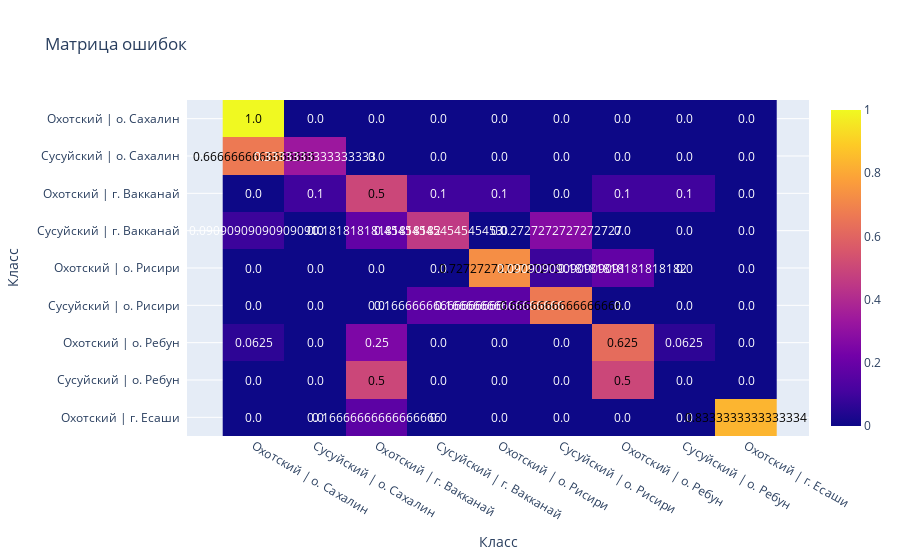

The code cell stored with this chart in its notebook:
### Markdown cell above
## На всех данных

### Code cell
type_model.fit(X, type)
territory_model.fit(X, territory)

type_pred = type_model.predict(X)
territory_pred = territory_model.predict(X)

type_territory_pred = type_pred + ' | ' + territory_pred
y = pd.concat([type, territory], axis=1)
type_territory_true = y['Тип'] + ' | ' + y['Территория']

print(classification_report(type_territory_true, type_territory_pred, zero_division=0))
print(f'f1 = {f1_score(type_territory_true, type_territory_pred, average="weighted")}')
plot_confusion_matrix(y_true=type_territory_true, y_pred=type_territory_pred, classes=type_territory_true.unique().tolist())

### Figure 1 — Plotly figure (JSON) as saved in the notebook; plotly's stock layout.template omitted (floating-point values rounded to 4 significant figures)
{"data": [{"colorscale": [[0.0, "#0d0887"], [0.1111, "#46039f"], [0.2222, "#7201a8"], [0.3333, "#9c179e"], [0.4444, "#bd3786"], [0.5556, "#d8576b"], [0.6667, "#ed7953"], [0.7778, "#fb9f3a"], [0.8889, "#fdca26"], [1.0, "#f0f921"]], "reversescale": false, "showscale": true, "type": "heatmap", "x": ["Охотский | о. Сахалин", "Сусуйский | о. Сахалин", "Охотский | г. Вакканай", "Сусуйский | г. Вакканай", "Охотский | о. Рисири", "Сусуйский | о. Рисири", "Охотский | о. Ребун", "Сусуйский | о. Ребун", "Охотский | г. Есаши"], "y": ["Охотский | о. Сахалин", "Сусуйский | о. Сахалин", "Охотский | г. Вакканай", "Сусуйский | г. Вакканай", "Охотский | о. Рисири", "Сусуйский | о. Рисири", "Охотский | о. Ребун", "Сусуйский | о. Ребун", "Охотский | г. Есаши"], "z": [[1.0, 0.0, 0.0, 0.0, 0.0, 0.0, 0.0, 0.0, 0.0], [0.6667, 0.3333, 0.0, 0.0, 0.0, 0.0, 0.0, 0.0, 0.0], [0.0, 0.1, 0.5, 0.1, 0.1, 0.0, 0.1, 0.1, 0.0], [0.09091, 0.0, 0.1818, 0.4545, 0.0, 0.2727, 0.0, 0.0, 0.0], [0.0, 0.0, 0.0, 0.0, 0.7273, 0.09091, 0.1818, 0.0, 0.0], [0.0, 0.0, 0.0, 0.1667, 0.1667, 0.6667, 0.0, 0.0, 0.0], [0.0625, 0.0, 0.25, 0.0, 0.0, 0.0, 0.625, 0.0625, 0.0], [0.0, 0.0, 0.5, 0.0, 0.0, 0.0, 0.5, 0.0, 0.0], [0.0, 0.0, 0.1667, 0.0, 0.0, 0.0, 0.0, 0.0, 0.8333]]}], "layout": {"annotations": [{"font": {"color": "#000000"}, "showarrow": false, "text": "1.0", "x": "Охотский | о. Сахалин", "xref": "x", "y": "Охотский | о. Сахалин", "yref": "y"}, {"font": {"color": "#FFFFFF"}, "showarrow": false, "text": "0.0", "x": "Сусуйский | о. Сахалин", "xref": "x", "y": "Охотский | о. Сахалин", "yref": "y"}, {"font": {"color": "#FFFFFF"}, "showarrow": false, "text": "0.0", "x": "Охотский | г. Вакканай", "xref": "x", "y": "Охотский | о. Сахалин", "yref": "y"}, {"font": {"color": "#FFFFFF"}, "showarrow": false, "text": "0.0", "x": "Сусуйский | г. Вакканай", "xref": "x", "y": "Охотский | о. Сахалин", "yref": "y"}, {"font": {"color": "#FFFFFF"}, "showarrow": false, "text": "0.0", "x": "Охотский | о. Рисири", "xref": "x", "y": "Охотский | о. Сахалин", "yref": "y"}, {"font": {"color": "#FFFFFF"}, "showarrow": false, "text": "0.0", "x": "Сусуйский | о. Рисири", "xref": "x", "y": "Охотский | о. Сахалин", "yref": "y"}, {"font": {"color": "#FFFFFF"}, "showarrow": false, "text": "0.0", "x": "Охотский | о. Ребун", "xref": "x", "y": "Охотский | о. Сахалин", "yref": "y"}, {"font": {"color": "#FFFFFF"}, "showarrow": false, "text": "0.0", "x": "Сусуйский | о. Ребун", "xref": "x", "y": "Охотский | о. Сахалин", "yref": "y"}, {"font": {"color": "#FFFFFF"}, "showarrow": false, "text": "0.0", "x": "Охотский | г. Есаши", "xref": "x", "y": "Охотский | о. Сахалин", "yref": "y"}, {"font": {"color": "#000000"}, "showarrow": false, "text": "0.6666666666666666", "x": "Охотский | о. Сахалин", "xref": "x", "y": "Сусуйский | о. Сахалин", "yref": "y"}, {"font": {"color": "#FFFFFF"}, "showarrow": false, "text": "0.3333333333333333", "x": "Сусуйский | о. Сахалин", "xref": "x", "y": "Сусуйский | о. Сахалин", "yref": "y"}, {"font": {"color": "#FFFFFF"}, "showarrow": false, "text": "0.0", "x": "Охотский | г. Вакканай", "xref": "x", "y": "Сусуйский | о. Сахалин", "yref": "y"}, {"font": {"color": "#FFFFFF"}, "showarrow": false, "text": "0.0", "x": "Сусуйский | г. Вакканай", "xref": "x", "y": "Сусуйский | о. Сахалин", "yref": "y"}, {"font": {"color": "#FFFFFF"}, "showarrow": false, "text": "0.0", "x": "Охотский | о. Рисири", "xref": "x", "y": "Сусуйский | о. Сахалин", "yref": "y"}, {"font": {"color": "#FFFFFF"}, "showarrow": false, "text": "0.0", "x": "Сусуйский | о. Рисири", "xref": "x", "y": "Сусуйский | о. Сахалин", "yref": "y"}, {"font": {"color": "#FFFFFF"}, "showarrow": false, "text": "0.0", "x": "Охотский | о. Ребун", "xref": "x", "y": "Сусуйский | о. Сахалин", "yref": "y"}, {"font": {"color": "#FFFFFF"}, "showarrow": false, "text": "0.0", "x": "Сусуйский | о. Ребун", "xref": "x", "y": "Сусуйский | о. Сахалин", "yref": "y"}, {"font": {"color": "#FFFFFF"}, "showarrow": false, "text": "0.0", "x": "Охотский | г. Есаши", "xref": "x", "y": "Сусуйский | о. Сахалин", "yref": "y"}, {"font": {"color": "#FFFFFF"}, "showarrow": false, "text": "0.0", "x": "Охотский | о. Сахалин", "xref": "x", "y": "Охотский | г. Вакканай", "yref": "y"}, {"font": {"color": "#FFFFFF"}, "showarrow": false, "text": "0.1", "x": "Сусуйский | о. Сахалин", "xref": "x", "y": "Охотский | г. Вакканай", "yref": "y"}, {"font": {"color": "#000000"}, "showarrow": false, "text": "0.5", "x": "Охотский | г. Вакканай", "xref": "x", "y": "Охотский | г. Вакканай", "yref": "y"}, {"font": {"color": "#FFFFFF"}, "showarrow": false, "text": "0.1", "x": "Сусуйский | г. Вакканай", "xref": "x", "y": "Охотский | г. Вакканай", "yref": "y"}, {"font": {"color": "#FFFFFF"}, "showarrow": false, "text": "0.1", "x": "Охотский | о. Рисири", "xref": "x", "y": "Охотский | г. Вакканай", "yref": "y"}, {"font": {"color": "#FFFFFF"}, "showarrow": false, "text": "0.0", "x": "Сусуйский | о. Рисири", "xref": "x", "y": "Охотский | г. Вакканай", "yref": "y"}, {"font": {"color": "#FFFFFF"}, "showarrow": false, "text": "0.1", "x": "Охотский | о. Ребун", "xref": "x", "y": "Охотский | г. Вакканай", "yref": "y"}, {"font": {"color": "#FFFFFF"}, "showarrow": false, "text": "0.1", "x": "Сусуйский | о. Ребун", "xref": "x", "y": "Охотский | г. Вакканай", "yref": "y"}, {"font": {"color": "#FFFFFF"}, "showarrow": false, "text": "0.0", "x": "Охотский | г. Есаши", "xref": "x", "y": "Охотский | г. Вакканай", "yref": "y"}, {"font": {"color": "#FFFFFF"}, "showarrow": false, "text": "0.09090909090909091", "x": "Охотский | о. Сахалин", "xref": "x", "y": "Сусуйский | г. Вакканай", "yref": "y"}, {"font": {"color": "#FFFFFF"}, "showarrow": false, "text": "0.0", "x": "Сусуйский | о. Сахалин", "xref": "x", "y": "Сусуйский | г. Вакканай", "yref": "y"}, {"font": {"color": "#FFFFFF"}, "showarrow": false, "text": "0.18181818181818182", "x": "Охотский | г. Вакканай", "xref": "x", "y": "Сусуйский | г. Вакканай", "yref": "y"}, {"font": {"color": "#FFFFFF"}, "showarrow": false, "text": "0.45454545454545453", "x": "Сусуйский | г. Вакканай", "xref": "x", "y": "Сусуйский | г. Вакканай", "yref": "y"}, {"font": {"color": "#FFFFFF"}, "showarrow": false, "text": "0.0", "x": "Охотский | о. Рисири", "xref": "x", "y": "Сусуйский | г. Вакканай", "yref": "y"}, {"font": {"color": "#FFFFFF"}, "showarrow": false, "text": "0.2727272727272727", "x": "Сусуйский | о. Рисири", "xref": "x", "y": "Сусуйский | г. Вакканай", "yref": "y"}, {"font": {"color": "#FFFFFF"}, "showarrow": false, "text": "0.0", "x": "Охотский | о. Ребун", "xref": "x", "y": "Сусуйский | г. Вакканай", "yref": "y"}, {"font": {"color": "#FFFFFF"}, "showarrow": false, "text": "0.0", "x": "Сусуйский | о. Ребун", "xref": "x", "y": "Сусуйский | г. Вакканай", "yref": "y"}, {"font": {"color": "#FFFFFF"}, "showarrow": false, "text": "0.0", "x": "Охотский | г. Есаши", "xref": "x", "y": "Сусуйский | г. Вакканай", "yref": "y"}, {"font": {"color": "#FFFFFF"}, "showarrow": false, "text": "0.0", "x": "Охотский | о. Сахалин", "xref": "x", "y": "Охотский | о. Рисири", "yref": "y"}, {"font": {"color": "#FFFFFF"}, "showarrow": false, "text": "0.0", "x": "Сусуйский | о. Сахалин", "xref": "x", "y": "Охотский | о. Рисири", "yref": "y"}, {"font": {"color": "#FFFFFF"}, "showarrow": false, "text": "0.0", "x": "Охотский | г. Вакканай", "xref": "x", "y": "Охотский | о. Рисири", "yref": "y"}, {"font": {"color": "#FFFFFF"}, "showarrow": false, "text": "0.0", "x": "Сусуйский | г. Вакканай", "xref": "x", "y": "Охотский | о. Рисири", "yref": "y"}, {"font": {"color": "#000000"}, "showarrow": false, "text": "0.7272727272727273", "x": "Охотский | о. Рисири", "xref": "x", "y": "Охотский | о. Рисири", "yref": "y"}, {"font": {"color": "#FFFFFF"}, "showarrow": false, "text": "0.09090909090909091", "x": "Сусуйский | о. Рисири", "xref": "x", "y": "Охотский | о. Рисири", "yref": "y"}, {"font": {"color": "#FFFFFF"}, "showarrow": false, "text": "0.18181818181818182", "x": "Охотский | о. Ребун", "xref": "x", "y": "Охотский | о. Рисири", "yref": "y"}, {"font": {"color": "#FFFFFF"}, "showarrow": false, "text": "0.0", "x": "Сусуйский | о. Ребун", "xref": "x", "y": "Охотский | о. Рисири", "yref": "y"}, {"font": {"color": "#FFFFFF"}, "showarrow": false, "text": "0.0", "x": "Охотский | г. Есаши", "xref": "x", "y": "Охотский | о. Рисири", "yref": "y"}, {"font": {"color": "#FFFFFF"}, "showarrow": false, "text": "0.0", "x": "Охотский | о. Сахалин", "xref": "x", "y": "Сусуйский | о. Рисири", "yref": "y"}, {"font": {"color": "#FFFFFF"}, "showarrow": false, "text": "0.0", "x": "Сусуйский | о. Сахалин", "xref": "x", "y": "Сусуйский | о. Рисири", "yref": "y"}, {"font": {"color": "#FFFFFF"}, "showarrow": false, "text": "0.0", "x": "Охотский | г. Вакканай", "xref": "x", "y": "Сусуйский | о. Рисири", "yref": "y"}, {"font": {"color": "#FFFFFF"}, "showarrow": false, "text": "0.16666666666666666", "x": "Сусуйский | г. Вакканай", "xref": "x", "y": "Сусуйский | о. Рисири", "yref": "y"}, {"font": {"color": "#FFFFFF"}, "showarrow": false, "text": "0.16666666666666666", "x": "Охотский | о. Рисири", "xref": "x", "y": "Сусуйский | о. Рисири", "yref": "y"}, {"font": {"color": "#000000"}, "showarrow": false, "text": "0.6666666666666666", "x": "Сусуйский | о. Рисири", "xref": "x", "y": "Сусуйский | о. Рисири", "yref": "y"}, {"font": {"color": "#FFFFFF"}, "showarrow": false, "text": "0.0", "x": "Охотский | о. Ребун", "xref": "x", "y": "Сусуйский | о. Рисири", "yref": "y"}, {"font": {"color": "#FFFFFF"}, "showarrow": false, "text": "0.0", "x": "Сусуйский | о. Ребун", "xref": "x", "y": "Сусуйский | о. Рисири", "yref": "y"}, {"font": {"color": "#FFFFFF"}, "showarrow": false, "text": "0.0", "x": "Охотский | г. Есаши", "xref": "x", "y": "Сусуйский | о. Рисири", "yref": "y"}, {"font": {"color": "#FFFFFF"}, "showarrow": false, "text": "0.0625", "x": "Охотский | о. Сахалин", "xref": "x", "y": "Охотский | о. Ребун", "yref": "y"}, {"font": {"color": "#FFFFFF"}, "showarrow": false, "text": "0.0", "x": "Сусуйский | о. Сахалин", "xref": "x", "y": "Охотский | о. Ребун", "yref": "y"}, {"font": {"color": "#FFFFFF"}, "showarrow": false, "text": "0.25", "x": "Охотский | г. Вакканай", "xref": "x", "y": "Охотский | о. Ребун", "yref": "y"}, {"font": {"color": "#FFFFFF"}, "showarrow": false, "text": "0.0", "x": "Сусуйский | г. Вакканай", "xref": "x", "y": "Охотский | о. Ребун", "yref": "y"}, {"font": {"color": "#FFFFFF"}, "showarrow": false, "text": "0.0", "x": "Охотский | о. Рисири", "xref": "x", "y": "Охотский | о. Ребун", "yref": "y"}, {"font": {"color": "#FFFFFF"}, "showarrow": false, "text": "0.0", "x": "Сусуйский | о. Рисири", "xref": "x", "y": "Охотский | о. Ребун", "yref": "y"}, {"font": {"color": "#000000"}, "showarrow": false, "text": "0.625", "x": "Охотский | о. Ребун", "xref": "x", "y": "Охотский | о. Ребун", "yref": "y"}, {"font": {"color": "#FFFFFF"}, "showarrow": false, "text": "0.0625", "x": "Сусуйский | о. Ребун", "xref": "x", "y": "Охотский | о. Ребун", "yref": "y"}, {"font": {"color": "#FFFFFF"}, "showarrow": false, "text": "0.0", "x": "Охотский | г. Есаши", "xref": "x", "y": "Охотский | о. Ребун", "yref": "y"}, {"font": {"color": "#FFFFFF"}, "showarrow": false, "text": "0.0", "x": "Охотский | о. Сахалин", "xref": "x", "y": "Сусуйский | о. Ребун", "yref": "y"}, {"font": {"color": "#FFFFFF"}, "showarrow": false, "text": "0.0", "x": "Сусуйский | о. Сахалин", "xref": "x", "y": "Сусуйский | о. Ребун", "yref": "y"}, {"font": {"color": "#000000"}, "showarrow": false, "text": "0.5", "x": "Охотский | г. Вакканай", "xref": "x", "y": "Сусуйский | о. Ребун", "yref": "y"}, {"font": {"color": "#FFFFFF"}, "showarrow": false, "text": "0.0", "x": "Сусуйский | г. Вакканай", "xref": "x", "y": "Сусуйский | о. Ребун", "yref": "y"}, {"font": {"color": "#FFFFFF"}, "showarrow": false, "text": "0.0", "x": "Охотский | о. Рисири", "xref": "x", "y": "Сусуйский | о. Ребун", "yref": "y"}, {"font": {"color": "#FFFFFF"}, "showarrow": false, "text": "0.0", "x": "Сусуйский | о. Рисири", "xref": "x", "y": "Сусуйский | о. Ребун", "yref": "y"}, {"font": {"color": "#000000"}, "showarrow": false, "text": "0.5", "x": "Охотский | о. Ребун", "xref": "x", "y": "Сусуйский | о. Ребун", "yref": "y"}, {"font": {"color": "#FFFFFF"}, "showarrow": false, "text": "0.0", "x": "Сусуйский | о. Ребун", "xref": "x", "y": "Сусуйский | о. Ребун", "yref": "y"}, {"font": {"color": "#FFFFFF"}, "showarrow": false, "text": "0.0", "x": "Охотский | г. Есаши", "xref": "x", "y": "Сусуйский | о. Ребун", "yref": "y"}, {"font": {"color": "#FFFFFF"}, "showarrow": false, "text": "0.0", "x": "Охотский | о. Сахалин", "xref": "x", "y": "Охотский | г. Есаши", "yref": "y"}, {"font": {"color": "#FFFFFF"}, "showarrow": false, "text": "0.0", "x": "Сусуйский | о. Сахалин", "xref": "x", "y": "Охотский | г. Есаши", "yref": "y"}, {"font": {"color": "#FFFFFF"}, "showarrow": false, "text": "0.16666666666666666", "x": "Охотский | г. Вакканай", "xref": "x", "y": "Охотский | г. Есаши", "yref": "y"}, {"font": {"color": "#FFFFFF"}, "showarrow": false, "text": "0.0", "x": "Сусуйский | г. Вакканай", "xref": "x", "y": "Охотский | г. Есаши", "yref": "y"}, {"font": {"color": "#FFFFFF"}, "showarrow": false, "text": "0.0", "x": "Охотский | о. Рисири", "xref": "x", "y": "Охотский | г. Есаши", "yref": "y"}, {"font": {"color": "#FFFFFF"}, "showarrow": false, "text": "0.0", "x": "Сусуйский | о. Рисири", "xref": "x", "y": "Охотский | г. Есаши", "yref": "y"}, {"font": {"color": "#FFFFFF"}, "showarrow": false, "text": "0.0", "x": "Охотский | о. Ребун", "xref": "x", "y": "Охотский | г. Есаши", "yref": "y"}, {"font": {"color": "#FFFFFF"}, "showarrow": false, "text": "0.0", "x": "Сусуйский | о. Ребун", "xref": "x", "y": "Охотский | г. Есаши", "yref": "y"}, {"font": {"color": "#000000"}, "showarrow": false, "text": "0.8333333333333334", "x": "Охотский | г. Есаши", "xref": "x", "y": "Охотский | г. Есаши", "yref": "y"}], "title": {"text": "Матрица ошибок"}, "xaxis": {"dtick": 1, "gridcolor": "rgb(0, 0, 0)", "side": "bottom", "ticks": "", "title": {"text": "Класс"}}, "yaxis": {"autorange": "reversed", "dtick": 1, "ticks": "", "ticksuffix": "  ", "title": {"text": "Класс"}}}}
